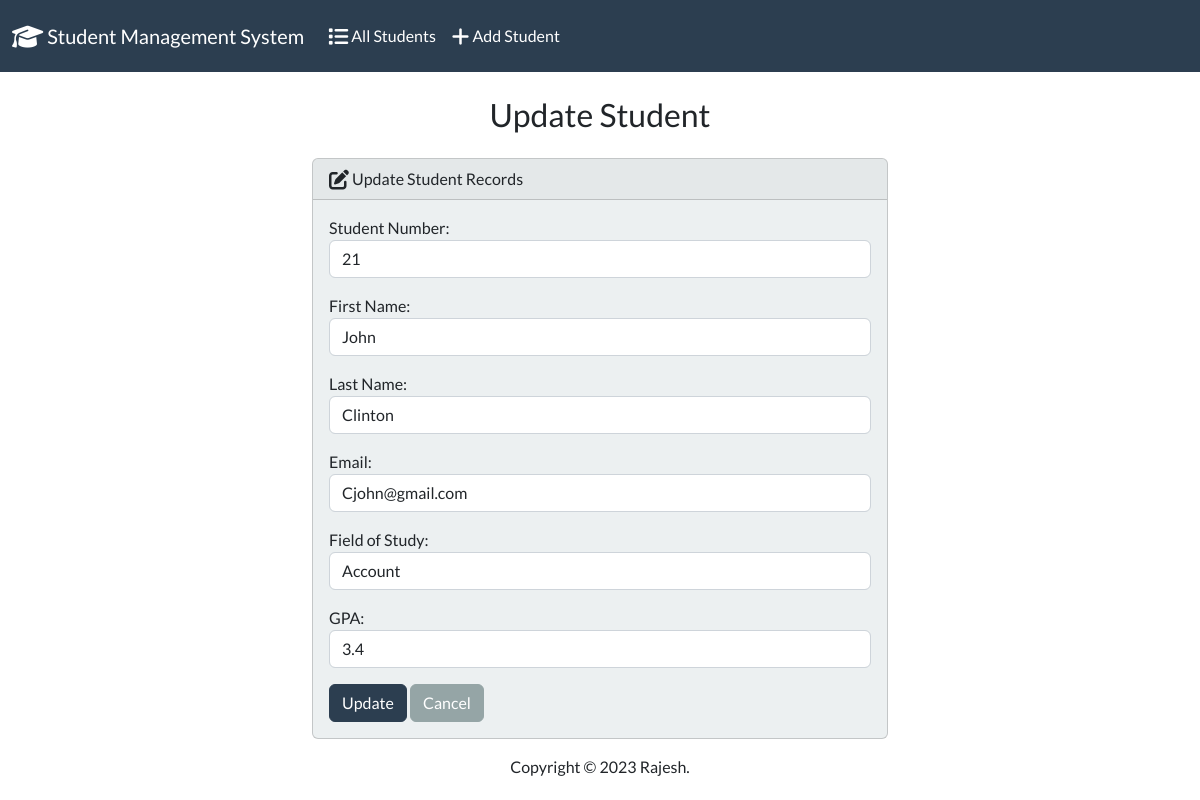
Page /edit/2/ on the committed database.
### students/models.py (models this page shows, shortened)
class Student(models.Model):
    student_number = models.PositiveIntegerField()
    first_name = models.CharField(max_length=50)
    last_name = models.CharField(max_length=50)
    email = models.EmailField(max_length=100)
    field_of_study = models.CharField(max_length=100)
    gpa = models.FloatField()

### students/views.py (the view)
# urls.py: path('edit/<int:id>/',views.edit, name='edit'),
def edit(request,id):
    if request.method == 'POST':
        student = Student.objects.get(pk=id)
        form = StudentForm(request.POST, instance=student)
        if form.is_valid():
            form.save()
            return render(request,'students/edit.html',{
                'form':form,
                'success':True
            })
    else:
        student = Student.objects.get(pk=id)
        form = StudentForm(instance=student)
    return render(request,'students/edit.html',{
        'form':form
    })

### students/forms.py
class StudentForm(forms.ModelForm):
  class Meta:
    model = Student
    fields = ['student_number', 'first_name', 'last_name', 'email', 'field_of_study', 'gpa']
    labels = {
      'student_number': 'Student Number',
      'first_name': 'First Name',
      'last_name': 'Last Name',
      'email': 'Email',
      'field_of_study': 'Field of Study',
      'gpa': 'GPA'
    }
    widgets = {
      'student_number': forms.NumberInput(attrs={'class': 'form-control'}),
      'first_name': forms.TextInput(attrs={'class': 'form-control'}),
      'last_name': forms.TextInput(attrs={'class': 'form-control'}),
      'email': forms.EmailInput(attrs={'class': 'form-control'}),
      'field_of_study': forms.TextInput(attrs={'class': 'form-control'}),
      'gpa': forms.NumberInput(attrs={'class': 'form-control'}),
    }

### students/templates/students/edit.html (shortened to what this page needs)
{% extends "students/base.html" %}
{% block body %}
  <h3 class="text-center m-4">Update Student</h3>
  {% if success %}
    <div class="alert alert-primary" role="alert">
      The student updated successfully.
      <a href="{% url 'home' %}" class="alert-link">Go to Home Page.</a>
    </div>
  {% else %}
    <div class="row justify-content-center">
      <div class="col-6">
        <div class="card bg-light mb-3">
          <div class="card-header">
            <i class="fa-sharp fa-solid fa-pen-to-square fa-lg"></i></i> Update Student Records
          </div>
          <div class="card-body">
            <form action="" method="POST">
              {{ form.as_p }}
              <button type="submit" class="btn btn-primary">Update</button>
              <a href="{% url 'home' %}" class="btn btn-secondary">Cancel</a>
            </form>
          </div>
        </div>
      </div>
    </div>
  {% endif %}
{% endblock %}

### rows in the picture
Student: student_number "21", first_name "John", last_name "Clinton", email "Cjohn@gmail.com", field_of_study "Account", gpa "3.4"
